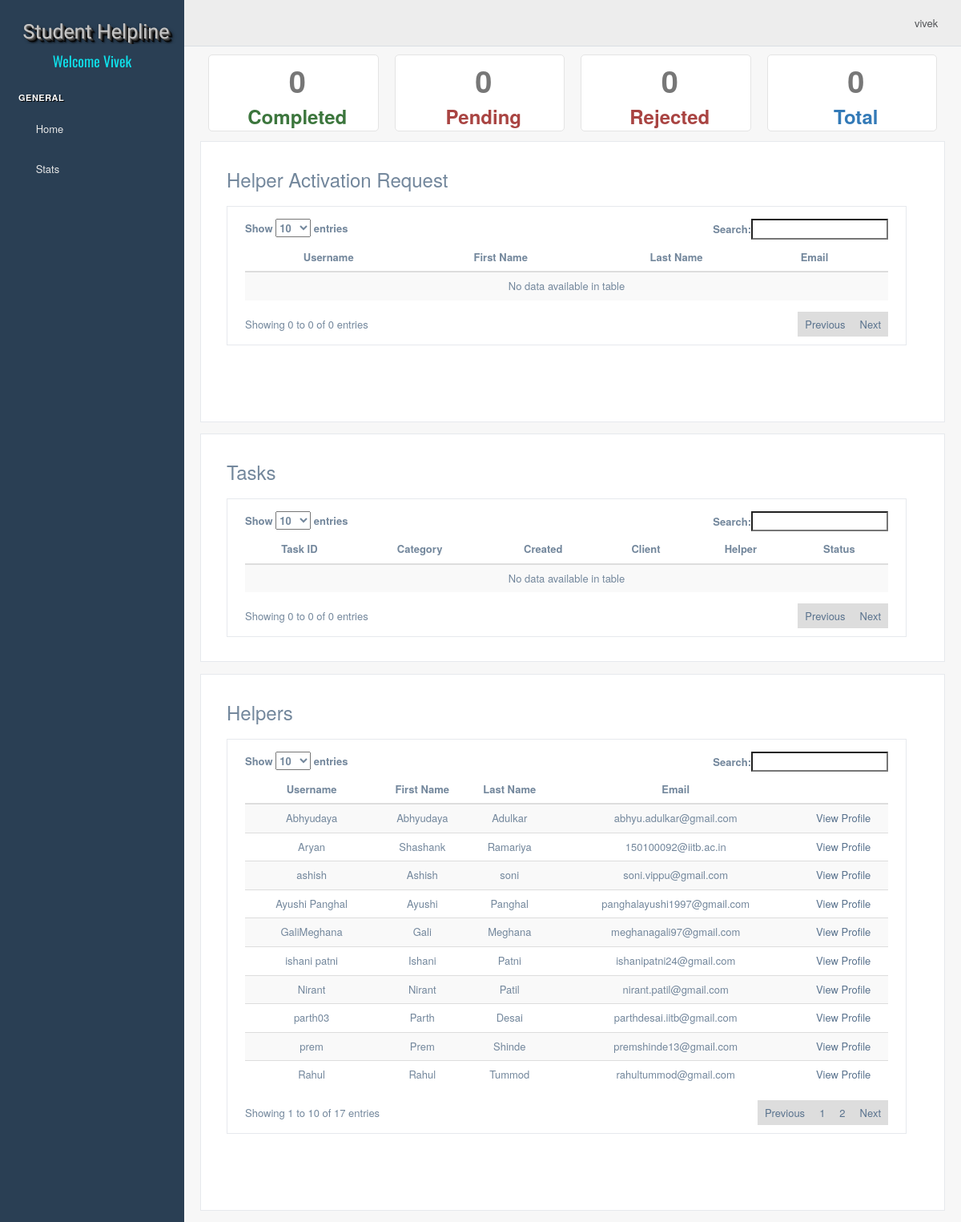
Screenshot of / (signed in) with the database file from the repository.
### register_helper/models.py (models this page shows, shortened)
class Helper(models.Model):
    user = models.ForeignKey(User,on_delete=models.CASCADE)
    helpline = models.ForeignKey(HelpLine,on_delete=models.CASCADE)
    category = models.ManyToManyField(HelperCategory,blank=True)
    helper_number = models.CharField(max_length=16,blank=True,null=True)
    gcm_canonical_id = models.CharField(max_length=256)
    rating = models.DecimalField(max_digits=3, decimal_places=2, default=2.5)
    created = models.DateTimeField('Created Timestamp', auto_now_add=True)
    last_assigned = models.DateTimeField('Last Assigned Timestamp', auto_now_add=True)
    status = models.IntegerField(
        default=HelperStatusOptions.ACTIVE,
        choices=HelperStatusOptions.STATUS_CHOICES,
    )
    login_status = models.IntegerField(
        default=LoginStatus.PENDING,
        choices=LoginStatus.STATUS_CHOICES,
    )

### dashboard/views.py (the view, shortened to what this page needs)
# urls.py: url(r'^$', Home.as_view(), name='home'),
class Home(LoginRequiredMixin,View):
    login_url = '/web_auth/login/'
    redirect_field_name = 'redirect_to'
    def get(self,request):
        user = request.user
        helper = Helper.objects.filter(user=user)
        pending_users = None
        helpers = None
        if helper:
            assigns = Assign.objects.filter(helper__helpline=helper[0].helpline).order_by('-id')
            helpers = Helper.objects.filter(helpline=helper[0].helpline).exclude(login_status=3)
            pending_users = Helper.objects.filter(helpline=helper[0].helpline,login_status=3)
            for assign in assigns:
                print assign.helper.helpline
            pending = 0
            completed = 0
            rejected = 0
            total = 0
        context = {
            'assigns': assigns,
            'pending': pending,
            'completed': completed,
            'rejected': rejected,
            'total': total,
            'helpers': helpers,
            'pending_users':pending_users,
        }
        return render(request,'dashboard.html',context)

### templates/dashboard.html (shortened to what this page needs)
{% extends 'sidebar.html' %}
{% load staticfiles %}
{% block cssLinks %}
<link href="{% static 'vendors/iCheck/skins/flat/green.css' %}" rel="stylesheet">
{% endblock %}
{% block pageContent %}
<div class="right_col" role="main">
    <div class="row">
        <div class="col-md-12">
            <div class="col-md-3">
                <div class="text-center tile-stats">
                    <div class="count text-muted">{{completed}}</div>
                    <h3><span class="text-success"><b>Completed</b></span></h3>
                </div>
            </div>
            <div class="col-md-3">
                <div class="text-center tile-stats">
                    <div class="count text-muted">{{pending}}</div>
                    <h3><span class="text-danger"><b>Pending</b></span></h3>
                </div>
            </div>
            <div class="col-md-3">
                <div class="text-center tile-stats">
                    <div class="count text-muted">{{rejected}}</div>
                    <h3><span class="text-danger"><b>Rejected</b></span></h3>
                </div>
            </div>
            <div class="col-md-3">
                <div class="text-center tile-stats">
                    <div class="count text-muted">{{total}}</div>
                    <h3><span class="text-primary"><b>Total</b></span></h3>
                </div>
            </div>
        </div>
    </div>
    <div class="row">
        <div class="col-md-12">
            <div class="x_panel">
                <div class="x_content">
                    <div class="col-md-12" style="padding-right: 25px;">
                        <div>
                            <div class="">
                                <div class="page-title">
                                    <div class="title_left "><h3>Helper Activation Request</h3></div>
                                </div>
                                <div class="row">
                                    <div class="col-md-12">
                                        <div class="x_panel">
                                            <div class="x_content">
                                                <table class="table table-striped projects" id="activation">
                                                    <thead>
                                                    <tr>
                                                        <th class="text-center">Username</th>
                                                        <th class="text-center">First Name</th>
                                                        <th class="text-center">Last Name</th>
                                                        <th class="text-center">Email</th>
                                                        <th class="text-center"></th>
                                                    </tr>
                                                    </thead>
                                                    <tbody>
                                                    </tbody>
                                                </table>
                                            </div>
                                        </div>
                                    </div>
                                </div>
                            </div>
                        </div>
                    </div>
                    <div class="col-md-3">
                        <div class="">
                            <div class="page-title">
                            </div>
                        </div>
                    </div>
                </div>
            </div>
        </div>
    </div>
    <div class="row">
        <div class="col-md-12">
            <div class="x_panel">
                <div class="x_content">
                    <div class="col-md-12" style="padding-right: 25px;">
                        <div>
                            <div class="">
                                <div class="page-title">
                                    <div class="title_left "><h3>Tasks</h3></div>
                                </div>
                                <div class="row">
                                    <div class="col-md-12">
                                        <div class="x_panel">
                                            <div class="x_content">
                                                <table id="tasks" class="table table-striped projects">
                                                    <thead>
                                                    <tr>
                                                        <th class="text-center">Task ID</th>
                                                        <th class="text-center">Category</th>
                                                        <th class="text-center">Created</th>
                                                        <th class="text-center">Client</th>
                                                        <th class="text-center">Helper</th>
                                                        <th class="text-center">Status</th>
                                                    </tr>
                                                    </thead>
                                                    <tbody>
                                                    </tbody>
                                                </table>
                                            </div>
                                        </div>
                                    </div>
                                </div>
                            </div>
                        </div>
                    </div>
                </div>
            </div>
        </div>
    </div>
    <div class="row">
        <div class="col-md-12">
            <div class="x_panel">
                <div class="x_content">
                    <div class="col-md-12" style="padding-right: 25px;">
                        <div>
                            <div class="">
                                <div class="page-title">
                                    <div class="title_left "><h3>Helpers</h3></div>
                                </div>
                                <div class="row">
                                    <div class="col-md-12">
                                        <div class="x_panel">
                                            <div class="x_content">
                                                <table id="helpers" class="table table-striped projects">
                                                    <thead>
                                                    <tr>
                                                        <th class="text-center">Username</th>
                                                        <th class="text-center">First Name</th>
                                                        <th class="text-center">Last Name</th>
                                                        <th class="text-center">Email</th>
                                                        <th class="text-center"></th>
                                                    </tr>
                                                    </thead>
                                                    <tbody>
                                                    {% for helper in helpers %}
                                                    <tr>
                                                        <td class="text-center">
                                                            {{ helper.user.username }}
                                                        </td>
                                                        <td class="text-center">
                                                            {{ helper.user.first_name }}
                                                        </td>
                                                        <td class="text-center">
                                                            {{ helper.user.last_name}}
                                                        </td>
                                                        <td class="text-center">
                                                            {{ helper.user.email}}
                                                        </td>
                                                        <td class="text-center">
                                                            <a href="{%url 'dashboard:helper_profile' helper.id 'All' helper.created.year%}">View
                                                                Profile</a>
                                                        </td>
                                                    </tr>
                                                    {% endfor %}
                                                    </tbody>
                                                </table>
                                            </div>
                                        </div>
                                    </div>
                                </div>
                            </div>
                        </div>
                    </div>
                    <div class="col-md-3">
                        <div class="">
                            <div class="page-title">
                            </div>
                        </div>
                    </div>
                </div>
            </div>
        </div>
    </div>
    {% endblock %}

### templates/sidebar.html (shortened to what this page needs)
{% extends 'root.html' %}
{% block sidebarMenu %}
    <div id="sidebar-menu" class="main_menu_side hidden-print main_menu">
        <div class="menu_section">
            <h3>General</h3>
            <ul class="nav side-menu">
                <li><a><i class="fa fa-home"></i> Home <span class="fa fa-chevron-down"></span></a>
                </li>
                <li><a><i class="fa fa-bar-chart"></i> Stats <span class="fa fa-chevron-down"></span></a>
                        {% now "Y" as current_year %}
                </li>
            </ul>
        </div>
    </div>
{% endblock %}
{% block topNav %}
    <div class="top_nav">
        <div class="nav_menu">
            <nav class="" role="navigation">
                <div class="nav toggle">
                    <a id="menu_toggle"><i class="fa fa-bars"></i></a>
                </div>
                <ul class="nav navbar-nav navbar-right">
                    <li class="">
                        <a href="javascript:;" class="user-profile dropdown-toggle" data-toggle="dropdown"
                           aria-expanded="false">{{ user }}
                            <span class=" fa fa-angle-down"></span>
                        </a>
                    </li>
                </ul>
            </nav>
        </div>
    </div>
{% endblock %}

### templates/root.html (shortened to what this page needs)
{% load staticfiles %}
<!DOCTYPE html>
<html lang="en">
<head>
    <link href="{% static 'vendors/bootstrap/dist/css/bootstrap.min.css' %}" rel="stylesheet">
    <link href="{% static 'vendors/font-awesome/css/font-awesome.min.css' %}" rel="stylesheet">
    <link href="{% static 'vendors/iCheck/skins/flat/green.css' %}" rel="stylesheet">
    <link href="{% static 'vendors/bootstrap-progressbar/css/bootstrap-progressbar-3.3.4.min.css' %}" rel="stylesheet">
    <link href="{% static 'css/maps/jquery-jvectormap-2.0.3.css' %}" rel="stylesheet"/>
    {% block cssLinks %}{% endblock %}
    <link href="{% static 'css/custom.css' %}" rel="stylesheet">
    <link rel="stylesheet" type="text/css" href="https://cdn.datatables.net/1.10.15/css/dataTables.bootstrap.min.css">
</head>
<body class="nav-md">
<div class="container body">
    <div class="main_container">
        <div class="col-md-3 left_col">
            <div class="left_col scroll-view">
                <div class="navbar nav_title text-center" style="border: 0;">
                    <a href="/" class="site_title Three-Dee" style="padding-top: 25px;"><span style="font-size:
                    25px; font-family: 'Passion One', cursive; color: #C4C4C4;">Student Helpline</span></a>
                </div>
                <div class="profile" style="align: center">
                    <div class="text-center" style="width: 100%;">
                        <h2 style="color: #0FE1EB; font-family: 'Oswald', sans-serif;">Welcome
                            {{ user|title }}</h2>
                    </div>
                </div>
                <br/>
                {% block sidebarMenu %}{% endblock %}
            </div>
        </div>
        {% block topNav %}{% endblock %}
        {% block pageContent %}{% endblock %}
    </div>
</div>
</body>
</html>

### rows the page displays
Helper: user.username "Rahul", user.first_name "Rahul", user.last_name "Tummod", user.email "rahultummod@gmail.com"
Helper: user.username "ishani patni", user.first_name "Ishani", user.last_name "Patni", user.email "ishanipatni24@gmail.com"
Helper: user.username "Aryan", user.first_name "Shashank", user.last_name "Ramariya", user.email "150100092@iitb.ac.in"
Helper: user.username "GaliMeghana", user.first_name "Gali", user.last_name "Meghana", user.email "meghanagali97@gmail.com"
Helper: user.username "Abhyudaya", user.first_name "Abhyudaya", user.last_name "Adulkar", user.email "abhyu.adulkar@gmail.com"
Helper: user.username "Ayushi Panghal", user.first_name "Ayushi", user.last_name "Panghal", user.email "panghalayushi1997@gmail.com"
Helper: user.username "Nirant", user.first_name "Nirant", user.last_name "Patil", user.email "nirant.patil@gmail.com"
Helper: user.username "parth03", user.first_name "Parth", user.last_name "Desai", user.email "parthdesai.iitb@gmail.com"
Helper: user.username "ashish", user.first_name "Ashish", user.last_name "soni", user.email "soni.vippu@gmail.com"
Helper: user.username "prem", user.first_name "Prem", user.last_name "Shinde", user.email "premshinde13@gmail.com"

### other values shown
{{ user|title }} "Vivek"
{{ user }} "vivek"
{{ completed }} "0"
{{ pending }} "0"
{{ rejected }} "0"
{{ total }} "0"
